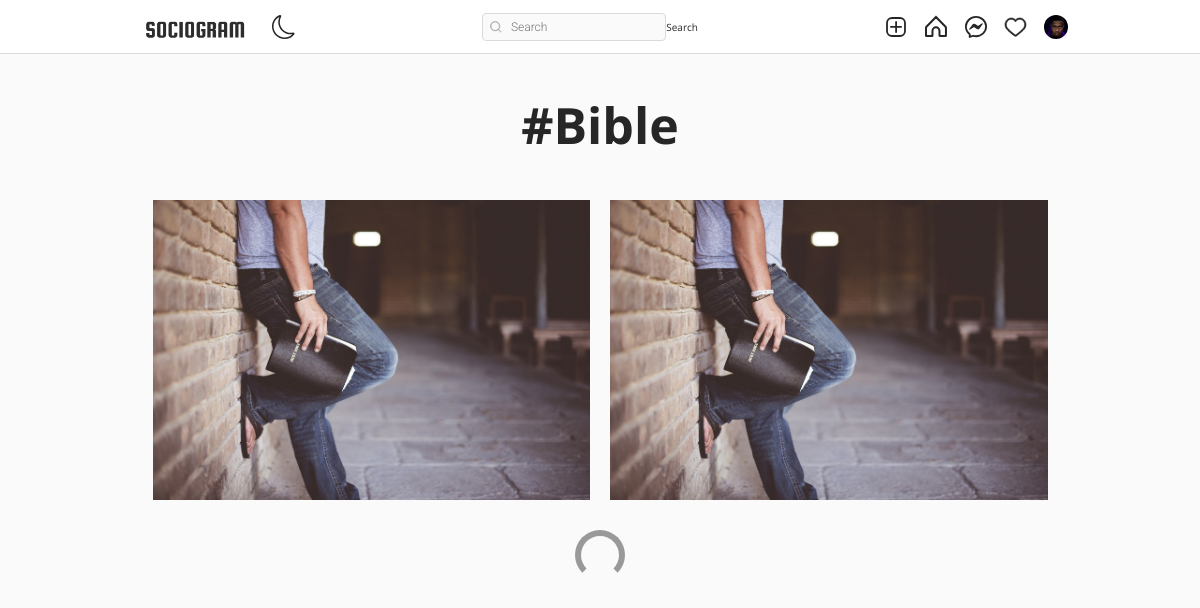
Screenshot of /tag/40290ff0-b5a8-11ec-b216-ecf4bb0b97d4 (signed in) with the database file from the repository.
### authy/models.py (models this page shows, shortened)
class Profile(models.Model):
    user = models.OneToOneField(User, related_name='profile', on_delete=models.CASCADE)
    image = models.ImageField(upload_to="profile_pciture", null=True, default="default.jpg")
    first_name = models.CharField(max_length=200, null=True, blank=True)
    last_name = models.CharField(max_length=200, null=True, blank=True)
    bio = models.CharField(max_length=200, null=True, blank=True)
    location = models.CharField(max_length=200, null=True, blank=True)
    url = models.URLField(max_length=200, null=True, blank=True)
    favourite = models.ManyToManyField(Post, blank=True)

### post/models.py (models this page shows, shortened)
class Tag(models.Model):
    title = models.CharField(max_length=75, verbose_name='Tag')
    slug = models.SlugField(null=False, unique=True, default=uuid.uuid1)
    class Meta:
        verbose_name = 'Tag'
        verbose_name_plural = 'Tags'

class Post(models.Model):
    id = models.UUIDField(primary_key=True, default=uuid.uuid4, editable=False)
    picture = models.ImageField(upload_to=user_directory_path, verbose_name="Picture")
    caption = models.CharField(max_length=10000, verbose_name="Caption")
    posted = models.DateField(auto_now_add=True)
    tags = models.ManyToManyField(Tag, related_name="tags")
    user = models.ForeignKey(User, on_delete=models.CASCADE)
    likes = models.IntegerField(default=0)
    def get_absolute_url(self):
        return reverse("post-details", args=[str(self.id)])

### post/views.py (the view)
# urls.py: path('tag/<slug:tag_slug>', Tags, name='tags'),
@login_required
def Tags(request, tag_slug):
    tag = get_object_or_404(Tag, slug=tag_slug)
    posts = Post.objects.filter(tags=tag).order_by('-posted')
    context = {
        'posts': posts,
        'tag': tag
    }
    return render(request, 'tag.html', context)

### templates/tag.html (shortened to what this page needs)
{% extends 'base.html' %}
{% load static %}
{% load crispy_forms_tags %}
{% block content %}
<!DOCTYPE html>
<html lang="en">
<head>
    <link rel="stylesheet" href="{% static 'assets3/css/reset.css' %}">
    <link rel="stylesheet" href="{% static 'assets3/css/styles.css' %}">
    <link rel="stylesheet" href="https://use.fontawesome.com/releases/v5.2.0/css/all.css">
</head>
<body>
    <header>
        <div>
         <h1 style="font-size: 50px; margin-top: 100px; text-align:center; font-weight: bold; margin-bottom: 50px;">#{{tag.title|title}}</h1>
        </div>
    </header>
    <main>
        <div class="container">
            <div class="gallery">
                {% for post in posts %}
                <a href="{{post.get_absolute_url}}"><div class="gallery-item" tabindex="0">
                    <img src="{{ post.picture.url }}" class="gallery-image" alt="" style="width: 500px; height: 300px; object-fit: cover;">
                </div></a>
                {% endfor %}
            </div>
            <div class="loader"></div>
        </div>
    </main>
{% endblock content %}

### templates/base.html (shortened to what this page needs)
{% load static %}
<!DOCTYPE html>
<html lang="en">
<head>
    <link rel="stylesheet" href="https://cdn.jsdelivr.net/npm/bootstrap-icons@1.8.1/font/bootstrap-icons.css">
    <link href="https://cdn.jsdelivr.net/npm/bootstrap@5.1.3/dist/css/bootstrap.min.css" rel="stylesheet">
    <link rel="stylesheet" type="text/css" href="{% static 'assets1/style.css' %}">
</head>
<body>
    <header class="header">
        <nav class="header__content">
            <div class="header__buttons">
                <a href="{% url 'index' %}" class="header__home">
                    <img src="{% static 'assets2/images/logo.png' %}" alt="Sociogram" style="height: 30px;">
                </a>
                <button class="header__theme-button" title="Toggle Theme">
                </button>
            </div>
            <form action="{% url 'search-users' %}" method="GET">
                <div class="header__search">
                    <input type="text" placeholder="Search" name="q" value="{{ request.GET.q }}">
                    <button class="btn btn-primary" type="submit">Search</button>
                </div>
            </form>
            <div class="header__buttons header__buttons--desktop">
                <a href="{% url 'newpost' %}">
                </a>
                <a href="{% url 'index' %}">
                </a>
                <a href="{% url 'message' %}">
                </a>
                <span>
                    <a href="{% url 'show-notification' %}">
                    </a>
                </span>
                <a href="{% url 'profile' request.user %}">
                    <button class="profile-button">
                        <div class="profile-button__picture">
                            <img src="{{ request.user.profile.image.url }}" alt="User Picture">
                        </div>
                    </button>
                </a>
            </div>
        </nav>
    </header>
    {% block content %}
    {% endblock content %}
</body>
</html>

### static/assets1/style.css (style rules this page uses)
*, *::after, *::before { box-sizing: border-box; margin: 0; padding: 0; }
*, button, input, select, textarea { font-family: 'Roboto', sans-serif; }
:root { --primary: hsl(0, 0%, 100%); --secondary: hsl(0, 0%, 98%); --border: hsl(0, 0%, 86%); --story-border: hsl(0, 0%, 78%); --img-border: hsla(0, 0%, 0%, 0.1); --text-dark: hsl(0, 0%, 15%); --text-light: hsl(0, 0%, 60%); --like: hsl(355, 82%, 61%); --link: hsl(204, 100%, 48%); --header-height: 44px; --nav-height: 44px; }
body { min-height: 100vh; display: flex; flex-direction: column; overflow-y: auto; }
svg { display: block; }
img { max-width: 100%; }
.header { width: 100%; height: var(--header-height); background-color: var(--primary); display: flex; justify-content: center; position: fixed; top: 0; left: 0; z-index: 2; }
.header::after { content: ''; position: absolute; bottom: 0; width: 100%; height: 1px; background-color: var(--border); }
.header__content { width: 100%; max-width: 975px; padding: 0 14px; display: flex; justify-content: space-between; align-items: center; }
.header__home { margin-top: 5px; }
.header__theme-button { background-color: transparent; border: none; cursor: pointer; }
.header__theme-button-moon { display: unset; }
.header__search { width: 216px; height: 28px; display: none; align-items: center; position: relative; }
.header__search svg { width: 12px; height: 12px; position: absolute; left: 8px; }
.header__search input { width: 100%; height: 100%; background-color: var(--secondary); padding: 4px 10px 4px 28px; border: 1px solid var(--border); border-radius: 4px; outline: none; font-size: 12px; font-weight: 300; text-decoration: none; color: var(--text-light); text-overflow: ellipsis; overflow: hidden; white-space: nowrap; }
.header__buttons { display: flex; align-items: center; gap: 16px; }
.profile-button { background-color: transparent; border: none; outline: none; cursor: pointer; position: relative; }
.profile-button__picture { width: 24px; height: 24px; border-radius: 50%; overflow: hidden; position: relative; }
.profile-button__picture::after { content: ''; position: absolute; top: 0; bottom: 0; left: 0; right: 0; border: 1px solid var(--img-border); border-radius: 50%; }
@media (min-width: 768px) { :root { --header-height: 54px; --nav-height: 0px; } }
@media (min-width: 768px) { .header__content { padding: 0 20px; } }
@media (min-width: 768px) { .header__search { display: flex; } }

### static/assets3/css/styles.css (style rules this page uses)
:root { font-size: 10px; }
*, *::before, *::after { box-sizing: border-box; }
body { font-family: "Open Sans", Arial, sans-serif; min-height: 100vh; background-color: #fafafa; color: #262626; padding-bottom: 3rem; }
img { display: block; }
.container { max-width: 93.5rem; margin: 0 auto; padding: 0 2rem; }
.btn { display: inline-block; font: inherit; background: none; border: none; color: inherit; padding: 0; cursor: pointer; }
.gallery { display: flex; flex-wrap: wrap; margin: -1rem -1rem; padding-bottom: 3rem; }
.gallery-item { position: relative; flex: 1 0 22rem; margin: 1rem; color: #fff; cursor: pointer; }
.gallery-image { width: 100%; height: 100%; object-fit: cover; }
.loader { width: 5rem; height: 5rem; border: 0.6rem solid #999; border-bottom-color: transparent; border-radius: 50%; margin: 0 auto; animation: loader 500ms linear infinite; }

### rows the page displays
Tag: title "Bible"
Post: picture (picture)
Post: picture (picture)
